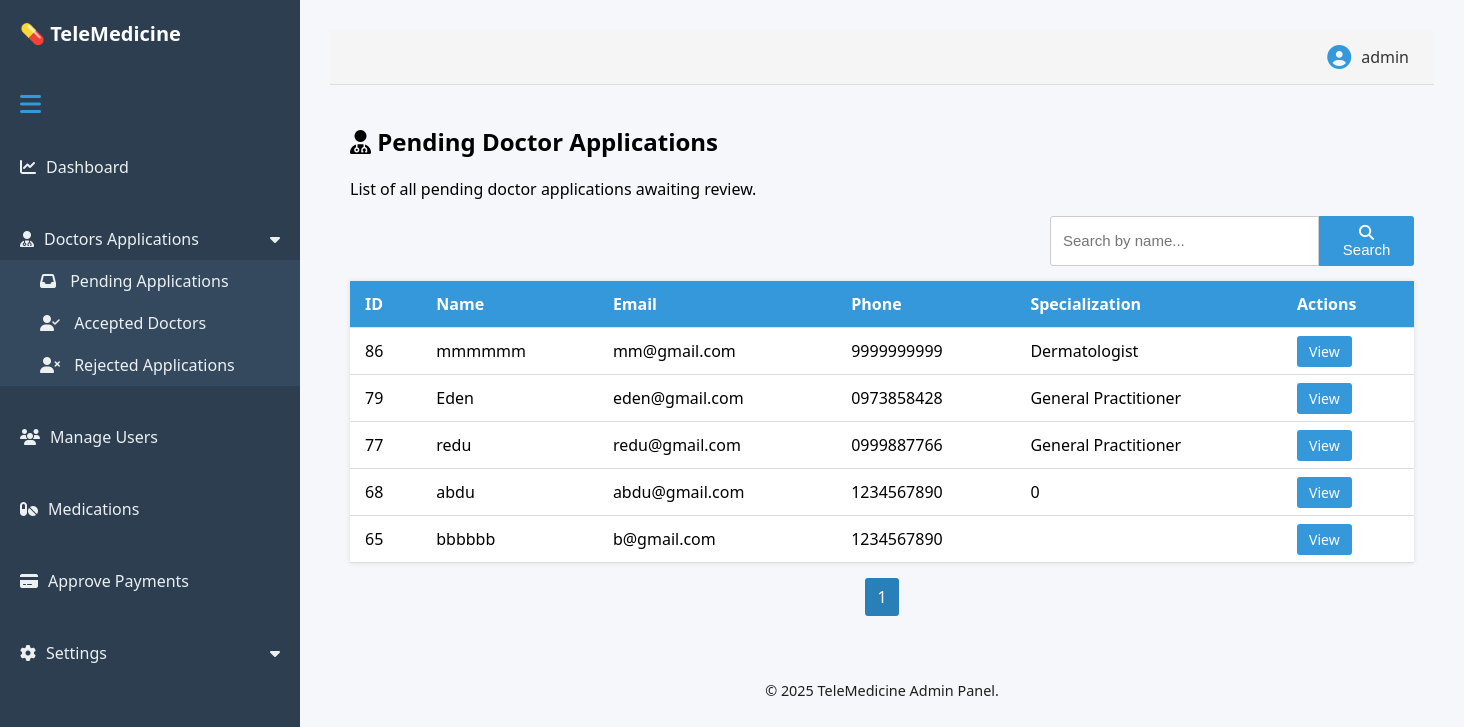
Screenshot of /admin/View_Application.php (signed in) with the database file from the repository.
### tables this page shows
CREATE TABLE IF NOT EXISTS `users` (
  `id` int NOT NULL AUTO_INCREMENT,
  `name` varchar(100) NOT NULL,
  `gender` varchar(10) DEFAULT NULL,
  `email` varchar(100) NOT NULL,
  `password` varchar(255) NOT NULL,
  `role` enum('user','doctor','admin') DEFAULT 'user',
  `status` enum('active','suspended') NOT NULL DEFAULT 'active',
  `created_at` timestamp NULL DEFAULT CURRENT_TIMESTAMP,
  `age` int DEFAULT NULL,
  `city` varchar(100) DEFAULT NULL,
  `phone` varchar(20) DEFAULT NULL,
  `photo` varchar(255) DEFAULT NULL,
  PRIMARY KEY (`id`),
  UNIQUE KEY `email` (`email`)
);

CREATE TABLE IF NOT EXISTS `doctor_applications` (
  `id` int NOT NULL AUTO_INCREMENT,
  `user_id` int NOT NULL,
  `name` varchar(100) NOT NULL,
  `email` varchar(100) NOT NULL,
  `age` int DEFAULT NULL,
  `city` varchar(100) DEFAULT NULL,
  `phone` varchar(20) DEFAULT NULL,
  `photo` varchar(255) DEFAULT NULL,
  `specialty` varchar(255) NOT NULL,
  `experience` varchar(100) NOT NULL,
  `consult_fee` decimal(10,2) NOT NULL,
  `bio` text NOT NULL,
  `cv` varchar(255) DEFAULT NULL,
  `application_date` timestamp NULL DEFAULT CURRENT_TIMESTAMP,
  `status` enum('pending','Approve','Reject') NOT NULL DEFAULT 'pending',
  `available_time` varchar(255) DEFAULT NULL,
  PRIMARY KEY (`id`),
  KEY `user_id` (`user_id`)
);

### admin/View_Application.php (the view, shortened to what this page needs)
<?php
include '../includes/db.php';
$admin_id = $_SESSION['user_id'];
$adminQuery = mysqli_query($conn, "SELECT name FROM users WHERE id = $admin_id");
$adminData = mysqli_fetch_assoc($adminQuery);
$adminName = $adminData ? $adminData['name'] : 'Admin';
$limit = 10;
$page = isset($_GET['page']) && is_numeric($_GET['page']) ? (int)$_GET['page'] : 1;
$offset = ($page - 1) * $limit;
$search = isset($_GET['search']) ? trim($_GET['search']) : '';
$search_sql = '';
if ($search !== '') {
    $stmt = $conn->prepare("SELECT COUNT(*) AS total FROM doctor_applications WHERE status = 'pending' $search_sql");
    $like_search = "%$search%";
    $stmt->bind_param("s", $like_search);
    $stmt->execute();
    $totalResult = $stmt->get_result();
} else {
    $totalResult = mysqli_query($conn, "SELECT COUNT(*) AS total FROM doctor_applications WHERE status = 'pending'");
}
$totalRow = $totalResult->fetch_assoc();
$totalApplications = $totalRow['total'];
if ($search !== '') {
    $stmt = $conn->prepare("SELECT * FROM doctor_applications WHERE status = 'pending' $search_sql ORDER BY id DESC LIMIT ? OFFSET ?");
    $stmt->bind_param("sii", $like_search, $limit, $offset);
    $stmt->execute();
    $result = $stmt->get_result();
} else {
    $result = mysqli_query($conn, "SELECT * FROM doctor_applications WHERE status = 'pending' ORDER BY id DESC LIMIT $limit OFFSET $offset");
}
$totalPages = ceil($totalApplications / $limit);
?>
<!DOCTYPE html>
<html>
<head>
    <link rel="stylesheet" href="../css/admin.css">
    <link rel="stylesheet" href="https://cdnjs.cloudflare.com/ajax/libs/font-awesome/6.5.0/css/all.min.css" />
</head>
<body>
<div class="admin-container">
    <div class="sidebar">
        <div class="logo">
            <span>💊 TeleMedicine</span>
        </div>
        <div class="sidebar-toggle" title="Toggle Sidebar">
            <i class="fas fa-bars"></i>
        </div>
        <ul>
            <li><a href="dashboard.php"><i class="fas fa-chart-line"></i> <span>Dashboard</span></a></li>
            <li>
                <a href="#" class="dropdown-btn active">
                    <i class="fas fa-user-md"></i> <span>Doctors Applications</span>
                    <i class="fas fa-caret-down"></i>
                </a>
                <div class="dropdown-container" style="display: block;">
                    <a href="View_Application.php" class="active"><i class="fas fa-inbox"></i> Pending Applications</a>
                    <a href="approve_doctors.php"><i class="fas fa-user-check"></i> Accepted Doctors</a>
                    <a href="rejected_application.php"><i class="fas fa-user-times"></i> Rejected Applications</a>
                </div>
            </li>
            <li><a href="view_users.php"><i class="fas fa-users"></i> <span>Manage Users</span></a></li>
            <li><a href="medications.php"><i class="fas fa-pills"></i> <span>Medications</span></a></li>
            <li><a href="approve_payments.php"><i class="fas fa-credit-card"></i> <span>Approve Payments</span></a></li>
            <li>
                <a href="#" class="dropdown-btn">
                    <i class="fas fa-cog"></i> <span>Settings</span>
                    <i class="fas fa-caret-down"></i>
                </a>
            </li>
        </ul>
    </div>
    <div class="main-content">
        <header class="admin-header">
            <div class="admin-profile">
                <i class="fas fa-user-circle"></i> <span><?= htmlspecialchars($adminName) ?></span>
            </div>
        </header>
        <div class="content-area">
            <h2><i class="fas fa-user-md"></i> Pending Doctor Applications</h2>
            <p>List of all pending doctor applications awaiting review.</p>
            <form method="GET" action="" class="search-form">
                <input type="text" name="search" class="search-input" placeholder="Search by name..." value="<?= htmlspecialchars($search) ?>" />
                <button type="submit" class="search-button"><i class="fas fa-search"></i> Search</button>
            </form>
            <table>
                <thead>
                    <tr>
                        <th>ID</th>
                        <th> Name</th>
                        <th>Email</th>
                        <th>Phone</th>
                        <th>Specialization</th>
                        <th>Actions</th>
                    </tr>
                </thead>
                <tbody>
                <?php if ($result->num_rows > 0): ?>
                    <?php while ($app = $result->fetch_assoc()): ?>
                        <tr>
                            <td><?= htmlspecialchars($app['id']) ?></td>
                            <td><?= htmlspecialchars($app['name']) ?></td>
                            <td><?= htmlspecialchars($app['email']) ?></td>
                            <td><?= htmlspecialchars($app['phone']) ?></td>
                            <td><?= htmlspecialchars($app['specialty']) ?></td>
                            <td>
                                <a href="view_doctor_application.php?id=<?= $app['id'] ?>" class="btn-view">View</a>
                            </td>
                        </tr>
                    <?php endwhile; ?>
                <?php else: ?>
                    <tr><td colspan="6" style="text-align:center;">No pending applications found.</td></tr>
                <?php endif; ?>
                </tbody>
            </table>
            <div class="pagination">
                <?php
                $search_param = $search !== '' ? '&search=' . urlencode($search) : '';
                ?>
                <?php for ($i = 1; $i <= $totalPages; $i++): ?>
                    <a href="?page=<?= $i . $search_param ?>" <?= $i === $page ? 'class="active"' : '' ?>><?= $i ?></a>
                <?php endfor; ?>
            </div>
        </div>
        <footer>
            &copy; <?= date("Y") ?> TeleMedicine Admin Panel.
        </footer>
    </div>
</div>
</body>
</html>

### css/admin.css (style rules this page uses)
body { margin: 0; font-family: 'Segoe UI', sans-serif; background: #f5f7fa; }
.admin-container { display: flex; }
.sidebar { width: 300px; background: #2c3e50; color: white; min-height: 100vh; padding: 20px 0; position: fixed; }
.sidebar .logo { display: flex; align-items: center; padding: 0 20px 30px; }
.sidebar .logo span { font-size: 20px; font-weight: bold; }
.sidebar ul { list-style: none; padding: 0; }
.sidebar ul li { margin-bottom: 30px; }
.sidebar ul li a { color: white; text-decoration: none; display: flex; align-items: center; padding: 12px 25px; transition: 0.3s; }
.sidebar ul li a i { margin-right: 10px; }
.main-content { margin-left: 300px; padding: 30px; flex-grow: 1; }
.admin-header { display: flex; justify-content: flex-end; align-items: center; padding: 15px 25px; background-color: #f5f5f5; border-bottom: 1px solid #ddd; }
.admin-profile { display: flex; align-items: center; gap: 10px; font-size: 16px; font-weight: 500; color: #333; }
.admin-profile i { font-size: 24px; color: #3498db; }

### admin/View_Application.php (style rules this page uses)
.content-area { padding: 20px; }
.content-area h2 { margin-bottom: 20px; }
table { width: 100%; border-collapse: collapse; background: #fff; box-shadow: 0 0 5px rgba(0,0,0,0.1); }
table thead { background-color: #3498db; color: #fff; }
table th, table td { padding: 12px 15px; text-align: left; border-bottom: 1px solid #ddd; }
.btn-view { padding: 6px 12px; border-radius: 3px; background-color: #3498db; color: white; text-decoration: none; font-size: 14px; }
.pagination { margin-top: 15px; text-align: center; }
.pagination a { display: inline-block; padding: 8px 12px; margin: 0 4px; background-color: #3498db; color: white; border-radius: 3px; text-decoration: none; }
.pagination a.active, .pagination a:hover { background-color: #2980b9; }
.sidebar-toggle { user-select: none; cursor: pointer; color: #3498db; padding: 10px 20px; font-size: 1.5em; }
.sidebar ul li a, .sidebar ul li .dropdown-btn { display: flex; align-items: center; color: #ecf0f1; padding: 10px 20px; text-decoration: none; }
.sidebar ul li a i, .sidebar ul li .dropdown-btn i { margin-right: 10px; }
.sidebar ul li .dropdown-btn i:last-child { margin-left: auto; margin-right: 0; }
.sidebar ul li .dropdown-container { display: none; background-color: #34495e; }
.sidebar ul li .dropdown-container a { padding-left: 40px; display: block; color: #ecf0f1; text-decoration: none; }
footer { color:rgb(29, 31, 31); text-align: center; padding: 15px 0; position: relative; bottom: 0; width: 100%; font-size: 0.9em; margin-top: 30px; }
.search-form { padding-left: 700px; margin-bottom: 15px; display: flex; justify-content: flex-start; }
.search-input { padding: 8px 12px; font-size: 15px; border: 1px solid #ccc; border-radius: 3px 0 0 3px; width: 250px; outline: none; }
.search-button { padding: 8px 15px; background-color: #3498db; color: white; border: none; border-radius: 0 3px 3px 0; cursor: pointer; font-size: 15px; }

### rows the page displays
users: name "admin"
doctor_applications: id "86", name "mmmmmm", email "mm@gmail.com", phone "9999999999", specialty "Dermatologist"
doctor_applications: id "79", name "Eden", email "eden@gmail.com", phone "0973858428", specialty "General Practitioner"
doctor_applications: id "77", name "redu", email "redu@gmail.com", phone "0999887766", specialty "General Practitioner"
doctor_applications: id "68", name "abdu", email "abdu@gmail.com", phone "1234567890", specialty "0"
doctor_applications: id "65", name "bbbbbb", email "b@gmail.com", phone "1234567890"
